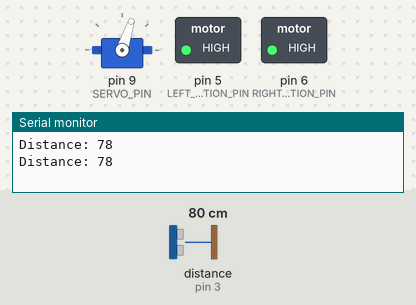
Simulated run of this sketch. Board: Arduino Uno, built with avr-gcc and run on an emulated ATmega328P. On the bench: servo, switched loads named in the sketch (green lamp = pin HIGH), the last lines printed to the serial monitor. Wiring (inferred from the names in the program): ultrasonic range finder: trigger pin 2; echo pin 3. Inputs (shaded band) come from the test bench; at power-on: distance to the obstacle (sensor on pin 3) 80 cm. The echo pulse lasts 58.3 µs per cm; pins used as bus, display or sensor lines are not drawn.

Above: at 4.4 s.
4.5 s: distance to the obstacle (sensor on pin 3) set to 250 cm
At 4.72 s:
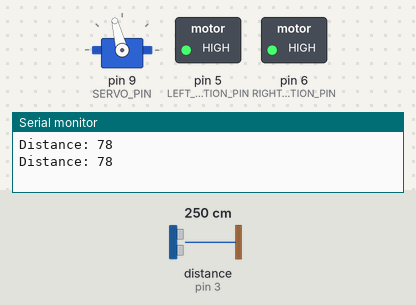
At 6.83 s:
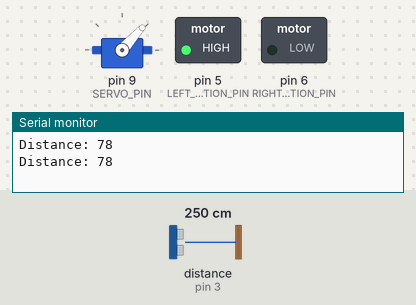
10.3 s: distance to the obstacle (sensor on pin 3) set to 131 cm
16.1 s: distance to the obstacle (sensor on pin 3) set to 124 cm
At 18.47 s:
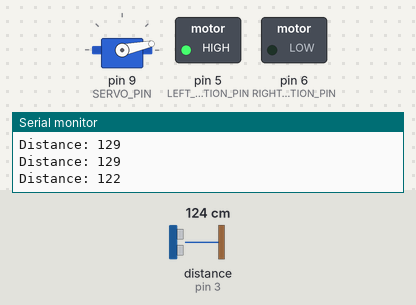
Timing chart, 0 to 26.8 s (numbered marks = the images above; inputs shaded):
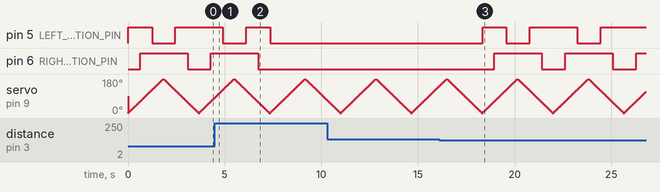

Measured:
- the behaviour switches between 128 and 127 cm on distance to the obstacle (sensor on pin 3) (found by bisection; images 2 and 3)
- after the input at 4.5 s, pin 6 (RIGHT_VIBRATION_PIN): goes on until 6.7 s, then stays LOW
- after the input at 16.1 s, pin 5 (LEFT_VIBRATION_PIN): goes HIGH 1.2 s, LOW 1.2 s, HIGH 2.5 s, LOW 1.2 s, then HIGH, starting after 2.3 s; pin 6 (RIGHT_VIBRATION_PIN): alternates HIGH for 2.5 s and LOW for 1.2 s, starting after 2.9 s

The sketch:

SIGHT.ino
```cpp
#include <Servo.h>

#define TRIG_PIN 2
#define ECHO_PIN 3
#define LEFT_VIBRATION_PIN 5
#define RIGHT_VIBRATION_PIN 6
#define SERVO_PIN 9

Servo servo;

void setup() {
  Serial.begin(9600);
  pinMode(TRIG_PIN, OUTPUT);
  pinMode(ECHO_PIN, INPUT);
  pinMode(LEFT_VIBRATION_PIN, OUTPUT);
  pinMode(RIGHT_VIBRATION_PIN, OUTPUT);

  servo.attach(SERVO_PIN);
}

void loop() {
  int distance = getDistance();
  Serial.print("Distance: ");
  Serial.println(distance);

  for (int angle = 0; angle <= 180; angle += 2) {
    servo.write(angle); // Move servo to the right
    delay(20); // Delay for servo to reach position
    checkAndActivateVibration(distance);
  }

  for (int angle = 180; angle >= 0; angle -= 2) {
    servo.write(angle);
    delay(20);
    checkAndActivateVibration(distance);
  }
}

void checkAndActivateVibration(int distance) {
  if (distance <= 125 && distance > 0) { // Object detected within 2.5 meters
    int angle = servo.read();
    if (angle >= 60 && angle <= 120) {
      // Object detected within center range
      activateVibrations(255, 255); // Both vibration motors on
    } else if (angle >= 60) {
      // Object detected on the right
      activateVibrations(0, 255); // Right vibration motor on
    } else if (angle <= 120) {
      // Object detected on the left
      activateVibrations(255, 0); // Left vibration motor on
    }
  } else {
    // No object detected within range, turn off vibrations
    activateVibrations(LOW, LOW);
  }
}

int getDistance() {
  digitalWrite(TRIG_PIN, LOW);
  delayMicroseconds(2);
  digitalWrite(TRIG_PIN, HIGH);
  delayMicroseconds(10);
  digitalWrite(TRIG_PIN, LOW);

  long duration = pulseIn(ECHO_PIN, HIGH);
  int distance = duration * 0.034 / 2; // Speed of sound = 0.034 cm/microsecond

  return distance;
}

void activateVibrations(int leftState, int rightState) {
  digitalWrite(LEFT_VIBRATION_PIN, leftState);
  digitalWrite(RIGHT_VIBRATION_PIN, rightState);
}
```
